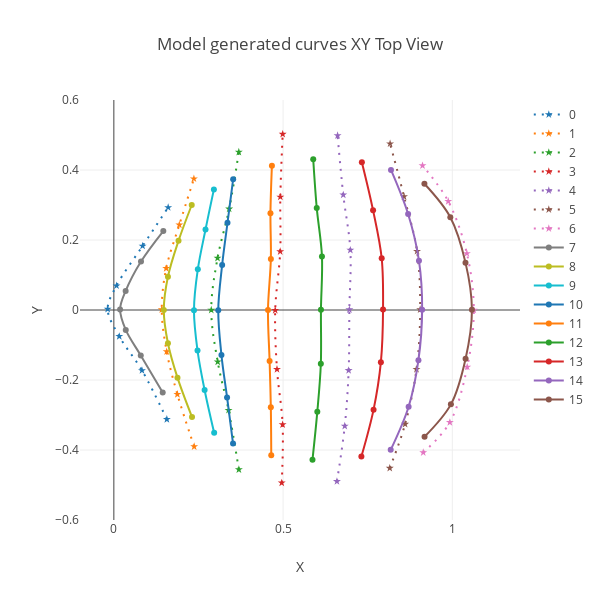

The notebook cell this image was saved under:
### Code cell
i = 5
ii = 6
xOffset=0
yOffset=7
colPoints=7

gx1 = gy.FormatNetworkToGraphColumns(nc[i], xOffset, yOffset, colPoints)
gx2 = gy.FormatNetworkToGraphColumns(ph2t[ii], xOffset, yOffset, colPoints)
gx = np.concatenate((gx1,gx2),axis=0)
layout = go.Layout(
    title = 'Initial Curves',
    height = 600,
    width = 600,
    hovermode= 'closest',
    xaxis= dict(
        title= 'X',
        range = [-.1,1.2],
    ),
    yaxis=dict(
        title= 'Y',
        range = [-.6,.6],
    )
)
layout.title = 'Model generated curves XY Top View'
f = gy.graphCurves(gx, layout, dashRange=range(0,7))
offline.iplot(f)

### Figure 1 — Plotly figure (JSON) as saved in the notebook; plotly's stock layout.template omitted (floating-point values rounded to 4 significant figures)
{"data": [{"line": {"dash": "2px,6px", "shape": "spline"}, "marker": {"symbol": "star"}, "name": "0", "type": "scatter", "uid": "de1a4edf-c45e-4e91-a11c-726656caaa7e", "x": [0.1566, 0.08314, 0.01606, -0.01826, 0.007939, 0.08495, 0.1605], "y": [-0.3122, -0.1727, -0.07534, 0.002524, 0.06946, 0.183, 0.293]}, {"line": {"dash": "2px,6px", "shape": "spline"}, "marker": {"symbol": "star"}, "name": "1", "type": "scatter", "uid": "114ff5b2-122c-4788-819b-110e76cbee27", "x": [0.2373, 0.1878, 0.1561, 0.1416, 0.1547, 0.1935, 0.2365], "y": [-0.3901, -0.2409, -0.1188, 0.0009768, 0.119, 0.2433, 0.3752]}, {"line": {"dash": "2px,6px", "shape": "spline"}, "marker": {"symbol": "star"}, "name": "2", "type": "scatter", "uid": "081c71c4-3676-41dd-bbd5-c8bc2f90a5d5", "x": [0.3694, 0.3389, 0.3069, 0.2878, 0.3064, 0.3407, 0.3692], "y": [-0.4559, -0.2863, -0.148, -4.542e-05, 0.1484, 0.2888, 0.4512]}, {"line": {"dash": "2px,6px", "shape": "spline"}, "marker": {"symbol": "star"}, "name": "3", "type": "scatter", "uid": "45d0da5f-59e2-4ff6-a7ee-e13345d8851c", "x": [0.496, 0.4987, 0.482, 0.4768, 0.4915, 0.4919, 0.4989], "y": [-0.4939, -0.3274, -0.1693, -0.0006621, 0.1672, 0.323, 0.5024]}, {"line": {"dash": "2px,6px", "shape": "spline"}, "marker": {"symbol": "star"}, "name": "4", "type": "scatter", "uid": "54e85180-2bdd-4d77-afe9-5037dcbc000c", "x": [0.6592, 0.6822, 0.6937, 0.6959, 0.6987, 0.6779, 0.6611], "y": [-0.4898, -0.3316, -0.1726, 0.001012, 0.1711, 0.329, 0.4984]}, {"line": {"dash": "2px,6px", "shape": "spline"}, "marker": {"symbol": "star"}, "name": "5", "type": "scatter", "uid": "7f58bf7e-0849-4203-bc9a-d107a855e889", "x": [0.8152, 0.8605, 0.8942, 0.9051, 0.8958, 0.8574, 0.8162], "y": [-0.4518, -0.3261, -0.1693, 0.001466, 0.168, 0.324, 0.4752]}, {"line": {"dash": "2px,6px", "shape": "spline"}, "marker": {"symbol": "star"}, "name": "6", "type": "scatter", "uid": "952062d9-6fe7-419d-9bdb-79498cba4f1e", "x": [0.9141, 0.9928, 1.044, 1.064, 1.043, 0.988, 0.912], "y": [-0.4072, -0.3209, -0.1628, 0.0001678, 0.1615, 0.3105, 0.4126]}, {"line": {"shape": "spline"}, "name": "7", "type": "scatter", "uid": "c88767b7-b6e3-4bc0-9cb2-5b8d9638c4da", "x": [0.1444, 0.07956, 0.03522, 0.01845, 0.03489, 0.08019, 0.1462], "y": [-0.2358, -0.1298, -0.05684, 0.001514, 0.05441, 0.1386, 0.2257]}, {"line": {"shape": "spline"}, "name": "8", "type": "scatter", "uid": "097ad65c-641c-4148-99fc-c8303f373957", "x": [0.231, 0.188, 0.1598, 0.1476, 0.1598, 0.1911, 0.2301], "y": [-0.3058, -0.1933, -0.09495, 1.309e-06, 0.09482, 0.1977, 0.3]}, {"line": {"shape": "spline"}, "name": "9", "type": "scatter", "uid": "f989daab-8316-4f6d-9149-2da84b6c5ac9", "x": [0.2964, 0.2681, 0.2473, 0.2368, 0.2482, 0.2709, 0.2956], "y": [-0.3507, -0.2284, -0.116, -0.0006073, 0.1165, 0.2299, 0.3445]}, {"line": {"shape": "spline"}, "name": "10", "type": "scatter", "uid": "7e929dd0-82a6-4af9-a500-372ebae6b685", "x": [0.3521, 0.3346, 0.3179, 0.3085, 0.32, 0.3358, 0.3525], "y": [-0.3812, -0.2498, -0.1287, -0.0006981, 0.1287, 0.249, 0.3736]}, {"line": {"shape": "spline"}, "name": "11", "type": "scatter", "uid": "c499851b-ee26-406d-86c5-94e54b5f7fb7", "x": [0.4651, 0.4638, 0.4602, 0.4554, 0.4639, 0.4627, 0.467], "y": [-0.4153, -0.278, -0.1457, -0.000202, 0.1455, 0.2767, 0.4119]}, {"line": {"shape": "spline"}, "name": "12", "type": "scatter", "uid": "daa5041f-ef0f-4286-8e7f-4914e91b8b25", "x": [0.5869, 0.6011, 0.6116, 0.6119, 0.6149, 0.5995, 0.5891], "y": [-0.4279, -0.2906, -0.1533, 0.0007855, 0.1532, 0.2915, 0.4306]}, {"line": {"shape": "spline"}, "name": "13", "type": "scatter", "uid": "e7e7d572-b449-4c38-9895-d7d0bdbeb0e2", "x": [0.7314, 0.7674, 0.789, 0.7953, 0.7913, 0.7659, 0.7328], "y": [-0.4188, -0.2847, -0.149, 0.001164, 0.1478, 0.2847, 0.4223]}, {"line": {"shape": "spline"}, "name": "14", "type": "scatter", "uid": "b7030adc-321e-4033-9249-e972c634db05", "x": [0.818, 0.8709, 0.8999, 0.9109, 0.9015, 0.8694, 0.8188], "y": [-0.3996, -0.2762, -0.1433, 0.0009985, 0.1409, 0.2742, 0.4003]}, {"line": {"shape": "spline"}, "name": "15", "type": "scatter", "uid": "be97ba99-35f0-4506-9dc9-3182be34c22a", "x": [0.918, 0.9958, 1.039, 1.058, 1.039, 0.9941, 0.9176], "y": [-0.362, -0.2696, -0.1391, 0.0005263, 0.1354, 0.2651, 0.3606]}], "layout": {"height": 600, "hovermode": "closest", "title": {"text": "Model generated curves XY Top View"}, "width": 600, "xaxis": {"range": [-0.1, 1.2], "title": {"text": "X"}}, "yaxis": {"range": [-0.6, 0.6], "title": {"text": "Y"}}}}
